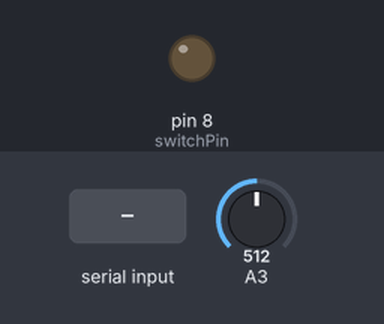
A sketch run on a simulated Arduino Uno, built with avr-gcc and run on an emulated ATmega328P. Shown: output pins drawn as LEDs (lit = HIGH). Inputs (shaded band) come from the test bench; at power-on: A3 = 512. What the sketch prints to the serial monitor is not drawn.

Above: at 3.1 s.
3.2 s: "s\n" received over Serial
At 4.5 s:
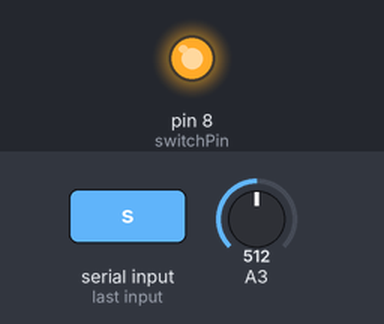
7.4 s: byte 115 ('s') received over Serial
At 8.8 s:
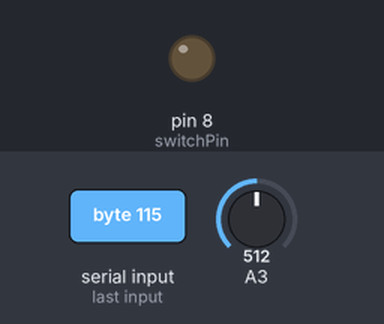
Timing chart, 0 to 10.4 s (numbered marks = the images above; inputs shaded):
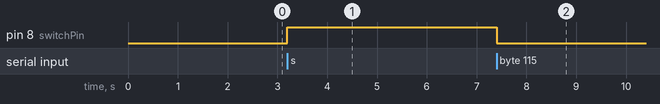

Measured:
- after the input at 3.2 s, pin 8 (switchPin): LOW → HIGH at once
- after the input at 7.4 s, pin 8 (switchPin): HIGH → LOW at once

The sketch:

ROM_Plug_In_November_25th.ino
```cpp
word powerValue = 0;                            // Packet of Data to send to the database                  // Amps
word interval = 3000;                           // Interval at which to sample the circuit (ms)
unsigned long previousTime = 0;                 // The last time you sampled the circuit (ms)
byte count = 0;
char data;
int switchPin = 8;
char name[24];
boolean switchPinHigh = false;

void setup() {
  // initialize serial communication at 9600 bits per second
  Serial.begin(9600);
  Serial.setTimeout(1500);
  delay(500);
  extern char name[24];
  readNodeName(name);

  pinMode(switchPin, OUTPUT);                          // Set Pin 8 to output for switching circuit
  digitalWrite(switchPin, LOW);
}

void loop() {

  unsigned long currentTime = millis();

  if (!Serial.available()) {                           // If there is no data waiting in the Xbee buffer
    if (currentTime - previousTime > interval)
      readData(currentTime);
    if (count >=10)                                    // If the count is at 10, at least 30 seconds has passed, then send the value to the Raspberry Pi
      transmitPowerData();
  }
  else {
    data = Serial.read();
    if (data == 'r')
      renameNode();
    else if (data == 's' && switchPinHigh == false){
      digitalWrite(switchPin, HIGH);
      Serial.write("Pin switched to high");
      switchPinHigh = true;
    }
    else if (data == 's' && switchPinHigh == true){
      digitalWrite(switchPin, LOW);
      Serial.write("Pin switched to low");
      switchPinHigh = false;
    }
  }
}

/*
 * A function called every 3 seconds to read the voltage and calculate the power
 */
void readData(unsigned long currentTime) {
  previousTime = currentTime;
  // read the input on analog pin A3
  word voltageReading = analogRead(A3);
  delay (10);                                      // Delays allow the ADC to settle before the next command
  // Convert the analog reading to the output current of the wall
  word current = (voltageReading * 73.3 / 1023.0) - 36.7;
  powerValue += current * 110;
  count++;
}

/*
 * A function to transmit the power data that has been compiiled and calculated
 */
void transmitPowerData() {
  powerValue = powerValue / count;
  extern char name[24];
  Serial.print(name);
  Serial.write("-Power Reading: ");
  Serial.println(powerValue);
  count = 0;                                 // Reset the count and power reading
  powerValue = 0;
}

/*
 * A small function for reading the name of the Xbee this controller is attached to
 */
void readNodeName(char* name) {
  extern char name[24];                     // Declaration of external name variable

  Serial.print("+++");
  delay(1000);
  data = Serial.read();
  data = Serial.read();
  data = Serial.read();                     // After '+++' is sent you need to empty the buffer
  delay(200);
  Serial.println("ATNI");                   // Send the AT command to read the node name
  delay(200);
  if(Serial.available() > 0)
    Serial.readBytesUntil('\n', name, 24);  // Store it in the string
}

/*
 * A small function for renaming the Xbee this controller is attached to
 */
void renameNode() {
  char newName[24];
  data = Serial.read();
  if(Serial.available() > 0)
    Serial.readBytesUntil('\n', newName, 24);  // Store it in the string

  Serial.print("+++");
  delay(1000);
  data = Serial.read();
  data = Serial.read();
  data = Serial.read();                      // After '+++' is sent you need to empty the buffer
  delay(200);
  Serial.print("ATNI ");                     // Send the AT command to change the node name
  Serial.println(newName);
  delay(200);
}
```
